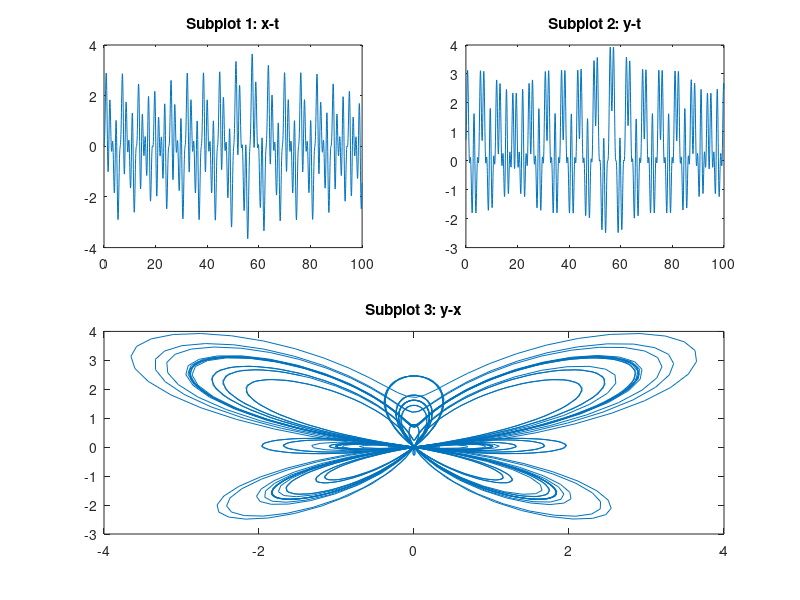

The MATLAB script that drew this image:
clear; clc;
t = 0:1/16:100;
x = sin(t) .* (exp(cos(t))-2*cos(4*t)-(sin(t/12)).^5);
y = cos(t) .* (exp(cos(t))-2*cos(4*t)-(sin(t/12)).^5);
figure;
subplot(2,2,1);
plot(t,x);
title('Subplot 1: x-t');

subplot(2,2,2);
plot(t,y);
title('Subplot 2: y-t');

subplot(2,2,[3,4]);
plot(x,y);
title('Subplot 3: y-x');